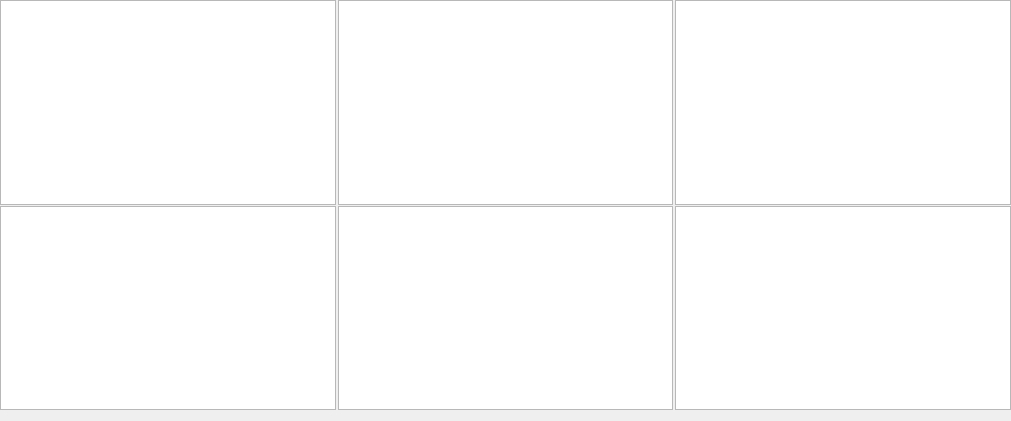
  <widget class="QWidget" name="gridLayoutWidget">
   <property name="geometry">
    <rect>
     <x>0</x>
     <y>600</y>
     <width>1011</width>
     <height>421</height>
    </rect>
   </property>
   <layout class="QGridLayout" name="gridLayout_2">
    <property name="leftMargin">
     <number>0</number>
    </property>
    <property name="topMargin">
     <number>0</number>
    </property>
    <property name="rightMargin">
     <number>0</number>
    </property>
    <property name="horizontalSpacing">
     <number>2</number>
    </property>
    <property name="verticalSpacing">
     <number>1</number>
    </property>
    <item row="1" column="2">
     <widget class="PyDMScatterPlot" name="CC1plot">
      <property name="enabled">
       <bool>true</bool>
      </property>
      <property name="cursor" stdset="0">
       <cursorShape>CrossCursor</cursorShape>
      </property>
      <property name="toolTip">
       <string>CC1 Align</string>
      </property>
      <property name="styleSheet">
       <string notr="true">gridline-color: rgb(255, 255, 255);</string>
      </property>
      <property name="transformationAnchor">
       <enum>QGraphicsView::NoAnchor</enum>
      </property>
      <property name="showXGrid">
       <bool>true</bool>
      </property>
      <property name="showYGrid">
       <bool>true</bool>
      </property>
      <property name="axisColor">
       <color>
        <red>255</red>
        <green>255</green>
        <blue>255</blue>
       </color>
      </property>
      <property name="yAxes">
       <stringlist>
        <string>{&quot;name&quot;: &quot;Axis 1&quot;, &quot;orientation&quot;: &quot;left&quot;, &quot;label&quot;: &quot;&quot;, &quot;minRange&quot;: -59.33610186857294, &quot;maxRange&quot;: 48.46110186857294, &quot;autoRange&quot;: true, &quot;logMode&quot;: false}</string>
       </stringlist>
      </property>
      <property name="title" stdset="0">
       <string>CC1 Align</string>
      </property>
      <property name="xLabels">
       <stringlist>
        <string>snd_t2_th</string>
       </stringlist>
      </property>
      <property name="curves">
       <stringlist>
        <string>{&quot;y_channel&quot;: &quot;ca://XCS:SND:DIO:AMPL_8&quot;, &quot;x_channel&quot;: &quot;ca://XCS:SND:T2:TH&quot;, &quot;name&quot;: &quot;Ch.8/Ch.13&quot;, &quot;color&quot;: &quot;white&quot;, &quot;lineStyle&quot;: 1, &quot;lineWidth&quot;: 1, &quot;symbol&quot;: &quot;o&quot;, &quot;symbolSize&quot;: 8, &quot;yAxisName&quot;: &quot;Axis 1&quot;, &quot;barWidth&quot;: null, &quot;upperThreshold&quot;: null, &quot;lowerThreshold&quot;: null, &quot;thresholdColor&quot;: &quot;white&quot;, &quot;redraw_mode&quot;: 2, &quot;buffer_size&quot;: 1200, &quot;bufferSizeChannelAddress&quot;: null}</string>
       </stringlist>
      </property>
      <property name="autoRangeX">
       <bool>true</bool>
      </property>
     </widget>
    </item>
    <item row="1" column="0">
     <widget class="PyDMScatterPlot" name="X1plot">
      <property name="enabled">
       <bool>true</bool>
      </property>
      <property name="cursor" stdset="0">
       <cursorShape>CrossCursor</cursorShape>
      </property>
      <property name="toolTip">
       <string>X1 Align</string>
      </property>
      <property name="styleSheet">
       <string notr="true"/>
      </property>
      <property name="foregroundBrush">
       <brush brushstyle="NoBrush">
        <color alpha="255">
         <red>0</red>
         <green>0</green>
         <blue>0</blue>
        </color>
       </brush>
      </property>
      <property name="showXGrid">
       <bool>true</bool>
      </property>
      <property name="showYGrid">
       <bool>true</bool>
      </property>
      <property name="axisColor">
       <color>
        <red>235</red>
        <green>255</green>
        <blue>255</blue>
       </color>
      </property>
      <property name="yAxes">
       <stringlist>
        <string>{&quot;name&quot;: &quot;right&quot;, &quot;orientation&quot;: &quot;left&quot;, &quot;label&quot;: &quot;&quot;, &quot;minRange&quot;: -33.72469823229154, &quot;maxRange&quot;: 27.599698232291537, &quot;autoRange&quot;: true, &quot;logMode&quot;: false}</string>
       </stringlist>
      </property>
      <property name="showRightAxis">
       <bool>false</bool>
      </property>
      <property name="title" stdset="0">
       <string>X1 Align Angle Scanning</string>
      </property>
      <property name="xLabels">
       <stringlist>
        <string>snd_t1_th1</string>
       </stringlist>
      </property>
      <property name="showLegend">
       <bool>true</bool>
      </property>
      <property name="curves">
       <stringlist>
        <string>{&quot;y_channel&quot;: &quot;ca://XCS:SND:DIO:AMPL_12&quot;, &quot;x_channel&quot;: &quot;ca://XCS:SND:T1:TH2&quot;, &quot;name&quot;: &quot;CH12/CH11&quot;, &quot;color&quot;: &quot;white&quot;, &quot;lineStyle&quot;: 0, &quot;lineWidth&quot;: 1, &quot;symbol&quot;: &quot;o&quot;, &quot;symbolSize&quot;: 8, &quot;yAxisName&quot;: &quot;right&quot;, &quot;barWidth&quot;: null, &quot;upperThreshold&quot;: null, &quot;lowerThreshold&quot;: null, &quot;thresholdColor&quot;: &quot;white&quot;, &quot;redraw_mode&quot;: 2, &quot;buffer_size&quot;: 1200, &quot;bufferSizeChannelAddress&quot;: null}</string>
       </stringlist>
      </property>
     </widget>
    </item>
    <item row="2" column="3">
     <widget class="PyDMScatterPlot" name="X4Plot">
      <property name="enabled">
       <bool>true</bool>
      </property>
      <property name="cursor" stdset="0">
       <cursorShape>CrossCursor</cursorShape>
      </property>
      <property name="toolTip">
       <string>X4</string>
      </property>
      <property name="toolTipDuration">
       <number>-1</number>
      </property>
      <property name="sizeAdjustPolicy">
       <enum>QAbstractScrollArea::AdjustToContents</enum>
      </property>
      <property name="showXGrid">
       <bool>true</bool>
      </property>
      <property name="showYGrid">
       <bool>true</bool>
      </property>
      <property name="axisColor">
       <color>
        <red>252</red>
        <green>252</green>
        <blue>252</blue>
       </color>
      </property>
      <property name="yAxes">
       <stringlist>
        <string>{&quot;name&quot;: &quot;Axis 1&quot;, &quot;orientation&quot;: &quot;left&quot;, &quot;label&quot;: &quot;&quot;, &quot;minRange&quot;: -839.9511651048531, &quot;maxRange&quot;: 636.8261651048531, &quot;autoRange&quot;: true, &quot;logMode&quot;: false}</string>
       </stringlist>
      </property>
      <property name="title" stdset="0">
       <string>X4 Align</string>
      </property>
      <property name="xLabels">
       <stringlist>
        <string>snd_t4_th1</string>
       </stringlist>
      </property>
      <property name="curves">
       <stringlist>
        <string>{&quot;y_channel&quot;: &quot;ca://XCS:SND:DIO:AMPL_14&quot;, &quot;x_channel&quot;: &quot;ca://XCS:SND:T4:TH1&quot;, &quot;name&quot;: &quot;Ch.14/Ch.9&quot;, &quot;color&quot;: &quot;white&quot;, &quot;lineStyle&quot;: 1, &quot;lineWidth&quot;: 1, &quot;symbol&quot;: &quot;o&quot;, &quot;symbolSize&quot;: 8, &quot;yAxisName&quot;: &quot;Axis 1&quot;, &quot;barWidth&quot;: null, &quot;upperThreshold&quot;: null, &quot;lowerThreshold&quot;: null, &quot;thresholdColor&quot;: &quot;white&quot;, &quot;redraw_mode&quot;: 2, &quot;buffer_size&quot;: 1200, &quot;bufferSizeChannelAddress&quot;: null}</string>
       </stringlist>
      </property>
     </widget>
    </item>
    <item row="2" column="0">
     <widget class="PyDMScatterPlot" name="CC2Plot">
      <property name="enabled">
       <bool>true</bool>
      </property>
      <property name="cursor" stdset="0">
       <cursorShape>CrossCursor</cursorShape>
      </property>
      <property name="toolTip">
       <string>CC2</string>
      </property>
      <property name="toolTipDuration">
       <number>-3</number>
      </property>
      <property name="showXGrid">
       <bool>true</bool>
      </property>
      <property name="showYGrid">
       <bool>true</bool>
      </property>
      <property name="axisColor">
       <color>
        <red>255</red>
        <green>255</green>
        <blue>255</blue>
       </color>
      </property>
      <property name="yAxes">
       <stringlist>
        <string>{&quot;name&quot;: &quot;Axis 1&quot;, &quot;orientation&quot;: &quot;left&quot;, &quot;label&quot;: &quot;&quot;, &quot;minRange&quot;: -59.33610186857294, &quot;maxRange&quot;: 48.46110186857294, &quot;autoRange&quot;: true, &quot;logMode&quot;: false}</string>
       </stringlist>
      </property>
      <property name="title" stdset="0">
       <string>CC2 Align</string>
      </property>
      <property name="xLabels">
       <stringlist>
        <string>snd_t3_th</string>
       </stringlist>
      </property>
      <property name="curves">
       <stringlist>
        <string>{&quot;y_channel&quot;: &quot;ca://XCS:SND:DIO:AMPL_8&quot;, &quot;x_channel&quot;: &quot;ca://XCS:SND:T3:TH&quot;, &quot;name&quot;: &quot;Ch.9/Ch.8&quot;, &quot;color&quot;: &quot;white&quot;, &quot;lineStyle&quot;: 1, &quot;lineWidth&quot;: 1, &quot;symbol&quot;: &quot;o&quot;, &quot;symbolSize&quot;: 8, &quot;yAxisName&quot;: &quot;Axis 1&quot;, &quot;barWidth&quot;: null, &quot;upperThreshold&quot;: null, &quot;lowerThreshold&quot;: null, &quot;thresholdColor&quot;: &quot;white&quot;, &quot;redraw_mode&quot;: 2, &quot;buffer_size&quot;: 1200, &quot;bufferSizeChannelAddress&quot;: null}</string>
       </stringlist>
      </property>
     </widget>
    </item>
    <item row="2" column="2">
     <widget class="PyDMScatterPlot" name="X3Plot">
      <property name="enabled">
       <bool>true</bool>
      </property>
      <property name="cursor" stdset="0">
       <cursorShape>CrossCursor</cursorShape>
      </property>
      <property name="toolTip">
       <string>X3</string>
      </property>
      <property name="toolTipDuration">
       <number>-4</number>
      </property>
      <property name="showXGrid">
       <bool>true</bool>
      </property>
      <property name="showYGrid">
       <bool>true</bool>
      </property>
      <property name="axisColor">
       <color>
        <red>255</red>
        <green>255</green>
        <blue>255</blue>
       </color>
      </property>
      <property name="yAxes">
       <stringlist>
        <string>{&quot;name&quot;: &quot;Axis 1&quot;, &quot;orientation&quot;: &quot;left&quot;, &quot;label&quot;: &quot;&quot;, &quot;minRange&quot;: -25.510539470030032, &quot;maxRange&quot;: 19.885539470030032, &quot;autoRange&quot;: true, &quot;logMode&quot;: false}</string>
       </stringlist>
      </property>
      <property name="title" stdset="0">
       <string>X3 Align</string>
      </property>
      <property name="xLabels">
       <stringlist>
        <string>snd_t4_th2</string>
       </stringlist>
      </property>
      <property name="curves">
       <stringlist>
        <string>{&quot;y_channel&quot;: &quot;ca://XCS:SND:DIO:AMPL_15&quot;, &quot;x_channel&quot;: &quot;ca://XCS:SND:T4:TH2&quot;, &quot;name&quot;: &quot;Ch.15/Ch.12&quot;, &quot;color&quot;: &quot;white&quot;, &quot;lineStyle&quot;: 1, &quot;lineWidth&quot;: 1, &quot;symbol&quot;: &quot;o&quot;, &quot;symbolSize&quot;: 8, &quot;yAxisName&quot;: &quot;Axis 1&quot;, &quot;barWidth&quot;: null, &quot;upperThreshold&quot;: null, &quot;lowerThreshold&quot;: null, &quot;thresholdColor&quot;: &quot;white&quot;, &quot;redraw_mode&quot;: 2, &quot;buffer_size&quot;: 1200, &quot;bufferSizeChannelAddress&quot;: null}</string>
       </stringlist>
      </property>
     </widget>
    </item>
    <item row="1" column="3">
     <widget class="PyDMScatterPlot" name="X2plot">
      <property name="enabled">
       <bool>true</bool>
      </property>
      <property name="cursor" stdset="0">
       <cursorShape>CrossCursor</cursorShape>
      </property>
      <property name="toolTip">
       <string>X2 </string>
      </property>
      <property name="styleSheet">
       <string notr="true"/>
      </property>
      <property name="showXGrid">
       <bool>true</bool>
      </property>
      <property name="showYGrid">
       <bool>true</bool>
      </property>
      <property name="axisColor">
       <color>
        <red>255</red>
        <green>255</green>
        <blue>255</blue>
       </color>
      </property>
      <property name="yAxes">
       <stringlist>
        <string>{&quot;name&quot;: &quot;Axis 1&quot;, &quot;orientation&quot;: &quot;left&quot;, &quot;label&quot;: &quot;&quot;, &quot;minRange&quot;: -34.0412574525817, &quot;maxRange&quot;: 27.916257452581707, &quot;autoRange&quot;: true, &quot;logMode&quot;: false}</string>
       </stringlist>
      </property>
      <property name="title" stdset="0">
       <string>X2 Align</string>
      </property>
      <property name="xLabels">
       <stringlist>
        <string>snd_t1_th2</string>
       </stringlist>
      </property>
      <property name="mouseEnabledX" stdset="0">
       <bool>true</bool>
      </property>
      <property name="mouseEnabledY" stdset="0">
       <bool>true</bool>
      </property>
      <property name="curves">
       <stringlist>
        <string>{&quot;y_channel&quot;: &quot;ca://XCS:SND:DIO:AMPL_12&quot;, &quot;x_channel&quot;: &quot;ca://XCS:SND:T1:TH2&quot;, &quot;name&quot;: &quot;Ch.12/Ch.11&quot;, &quot;color&quot;: &quot;white&quot;, &quot;lineStyle&quot;: 1, &quot;lineWidth&quot;: 1, &quot;symbol&quot;: &quot;o&quot;, &quot;symbolSize&quot;: 8, &quot;yAxisName&quot;: &quot;Axis 1&quot;, &quot;barWidth&quot;: null, &quot;upperThreshold&quot;: null, &quot;lowerThreshold&quot;: null, &quot;thresholdColor&quot;: &quot;white&quot;, &quot;redraw_mode&quot;: 2, &quot;buffer_size&quot;: 1200, &quot;bufferSizeChannelAddress&quot;: null}</string>
       </stringlist>
      </property>
     </widget>
    </item>
   </layout>
  </widget>
